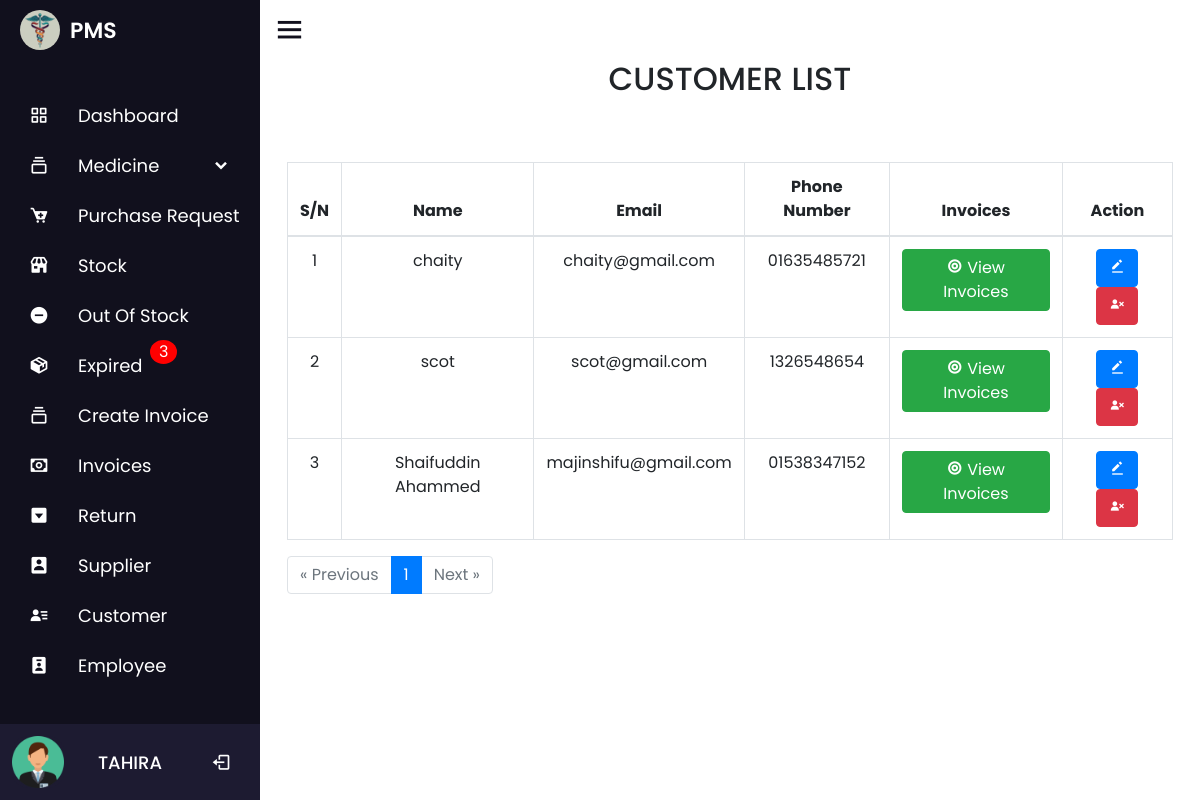
Before: /customer.php (signed in) with the older database file.
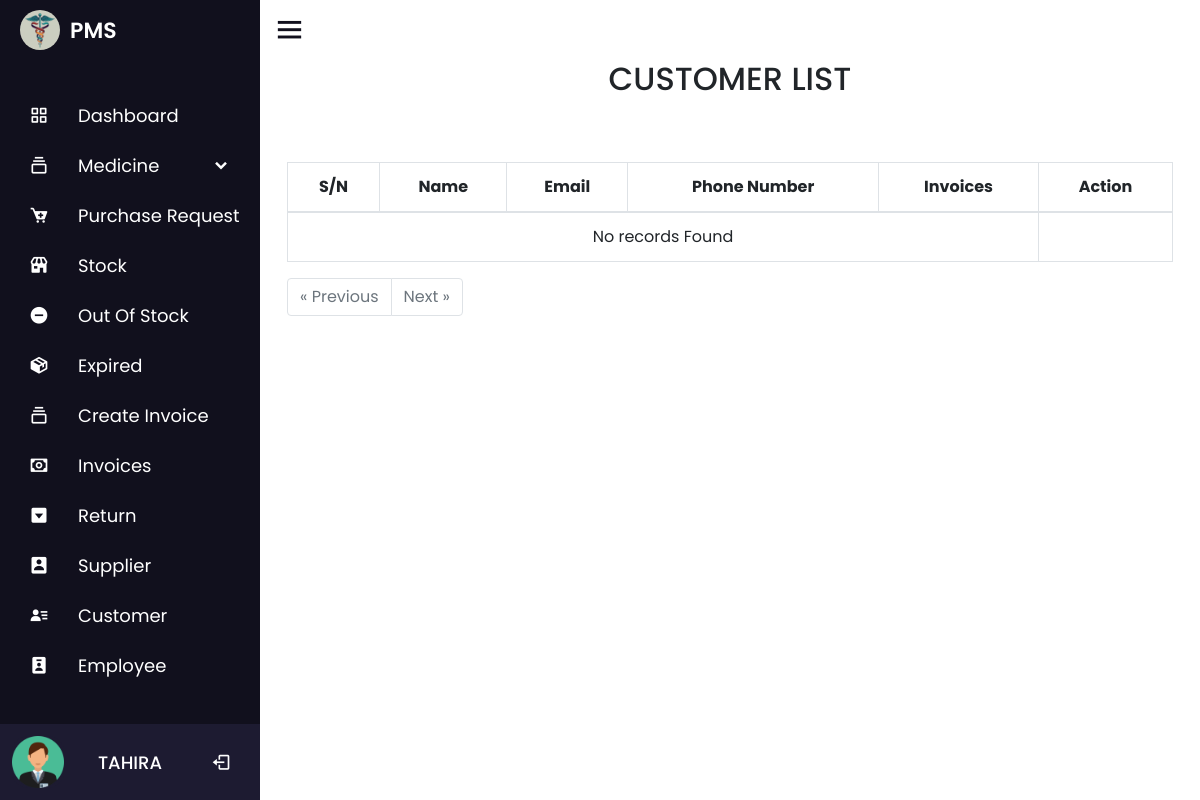
After: the same page with the newer database file.
### tables this page shows
CREATE TABLE `customer` (
  `customer_id` int(11) NOT NULL,
  `customer_name` varchar(100) NOT NULL,
  `customer_email` varchar(100) NOT NULL,
  `customer_number` varchar(100) NOT NULL,
  `date` timestamp NOT NULL DEFAULT current_timestamp()
);

### customer.php (the view, shortened to what the changed rows need)
<?php
include 'nav/nav.php';
$results_per_page = 10;
$offset = 0;
if (isset($_GET['page']) && is_numeric($_GET['page'])) {
    $page = $_GET['page'];
    $offset = ($page - 1) * $results_per_page;
} else {
    $page = 1;
}
$query = "SELECT * FROM customer LIMIT $offset, $results_per_page";
$data = mysqli_query($conn, $query);
$total_results_query = mysqli_query($conn, "SELECT COUNT(*) AS total FROM customer");
$total_results_row = mysqli_fetch_assoc($total_results_query);
$total_results = $total_results_row['total'];
$total_pages = ceil($total_results / $results_per_page);
?>
<div class="container">
    <div class="title">
        <h2 class="text-center text-uppercase p-2">Customer List</h2>
    </div>
    <table id="zctb"class="display table table-bordered table-hover text-center" cellspacing="0" width="100%">
        <thead>
            <tr>
                <th>S/N</th>
                <th>Name</th>
                <th>Email</th>
                <th>Phone Number</th>
                <th>Invoices</th>
                <th>Action</th>
            </tr>
        </thead>
        <tbody>
            <?php
            $c = $offset + 1;
            if ($total_results > 0) {
                while ($result = mysqli_fetch_assoc($data)) {
                    echo '
                    <tr>
                        <td>' . $c . '</td>
                        <td>' . $result['customer_name'] . '</td>
                        <td>' . $result['customer_email'] . '</td>
                        <td>' . $result['customer_number'] . '</td>
                        <td><a href="customer_invoices.php?customer_id=' . $result['customer_id'] . '" class="text-light"><button class="btn btn-success"><i class="bx bxs-bullseye" style="color:#fffefe"  ></i> View Invoices</button></a></td>
                        <td>
                            <a href="customer_update.php?updateid=' . $result['customer_id'] . '" class="text-light"><button class="btn btn-primary"><i class="bx bxs-edit-alt"></i></button></a>
                            <a href="customer.php?deleteid=' . $result['customer_id'] . '" class="text-light"><button class="btn btn-danger"><i class="bx bxs-user-x"></i></button></a>
                        </td>
                    </tr>';
                    $c++;
                }
            } else {
                echo "<tr><td colspan='5'>No records Found</td></tr>";
            }
            ?>
        </tbody>
    </table>
    <?php
    echo '<div class="pagination">';
    echo '<ul class="pagination">';
    for ($i = 1; $i <= $total_pages; $i++) {
        if ($i == $page) {
            echo '<li class="page-item active"><span class="page-link">' . $i . '</span></li>';
        } else {
            echo '<li class="page-item"><a class="page-link" href="?page=' . $i . '">' . $i . '</a></li>';
        }
    }
    echo '</ul>';
    echo '</div>';
    include 'nav/footer.php';
    ?>

### nav/nav.php (shortened to what the changed rows need)
<?php
$db = new dbObj();
$conn =  $db->getConnstring();
$query = mysqli_query($conn, "SELECT * FROM medicine_stock WHERE expiry_date < CURDATE()");
$e = mysqli_num_rows($query);
?>
<!DOCTYPE html>
<html lang="en" dir="ltr">
<head>
  <link rel="stylesheet" href="nav/style.css">
  <link rel="stylesheet" href="css/bootstrap.min.css">
  <link rel="stylesheet" href="https://unicons.iconscout.com/release/v4.0.0/css/line.css">
  <link href='https://unpkg.com/boxicons@2.0.7/css/boxicons.min.css' rel='stylesheet'>
  <link rel="stylesheet" href="https://unicons.iconscout.com/release/v4.0.8/css/line.css">
  <link rel="stylesheet" href="https://cdnjs.cloudflare.com/ajax/libs/font-awesome/4.7.0/css/font-awesome.min.css">
  <link rel="stylesheet" href="//code.jquery.com/ui/1.13.2/themes/base/jquery-ui.css">
</head>
<body>
  <div class="sidebar">
    <?php
        if (isset($_SESSION['admin'])) {
            echo '
            <ul class="nav-links">
            <li>
                <a href="dashboard.php">
                <i class="bx bx-grid-alt"></i>
                <span class="link_name">Dashboard</span>
                </a>
                <ul class="sub-menu blank">
                <li><a class="link_name" href="dashboard.php">Dashboard</a></li>
                </ul>
            </li>
            <li>
                <div class="iocn-link">
                <a href="medicine_details.php">
                    <i class="bx bx-collection"></i>
                    <span class="link_name">Medicine</span>
                </a>
                <i class="bx bxs-chevron-down arrow"></i>
                </div>
                <ul class="sub-menu">
                <li><a class="link_name" href="medicine_details.php">Medicine</a></li>
                <li><a href="catagory.php">Catagory</a></li>
                <li><a href="brand.php">Brand</a></li>
                <li><a href="generic.php">Generic</a></li>
                </ul>
            </li>
            <li>
            <a href="purchase_request.php">
            <i class="bx bxs-cart-add" ></i>
            <span class="link_name">Purchase Request</span>';
        echo '</a>
            <ul class="sub-menu blank">
            <li><a class="link_name" href="purchase_request.php">Purchase Request</a></li>
            </ul>
        </li>
            <li>
            <a href="stock.php">
            <i class="bx bxs-store" ></i>
              <span class="link_name">Stock</span>
            </a>
            <ul class="sub-menu blank">
              <li><a class="link_name" href="stock.php">Stock</a></li>
            </ul>
          </li>
          <li>
            <a href="outofstock.php">
            <i class="bx bxs-minus-circle" ></i>
              <span class="link_name">Out Of Stock</span>';
           echo' </a>
            <ul class="sub-menu blank">
              <li><a class="link_name" href="outofstock.php">Out Of Stock</a></li>
            </ul>
          </li>
          <li>
            <a href="expired.php">
            <i class="bx bxs-package" ></i>
              <span class="link_name">Expired</span>';
                        if ($e != 0) echo '
                            <span style="position: absolute; top: -0.1px;left: 110px;padding: 0.1px 9px;border-radius: 50%;background: red;color: white;margin-left:40px;">
                            ' . $e . '</span>' ;
           echo' </a>
            <ul class="sub-menu blank">
              <li><a class="link_name" href="expired.php">Out Of Stock</a></li>
            </ul>
          </li>
          <li>
            <div class="iocn-link">
              <a href="add_order.php">
                <i class="bx bx-collection"></i>
                <span class="link_name">Create Invoice</span>
              </a>
            </div>
          </li>
          <li>
            <div class="iocn-link">
              <a href="invoices.php">
              <i class="bx bx-money" ></i>
                <span class="link_name">Invoices</span>
              </a>
            </div>
          </li>
          <li>
            <a href="return.php">
            <i class="bx bxs-caret-down-square" ></i>
              <span class="link_name">Return</span>
            </a>
            <ul class="sub-menu blank">
              <li><a class="link_name" href="return.php">Return</a></li>
            </ul>
          </li>
          <li>
          <a href="supplier.php">
          <i class="bx bxs-user-rectangle" ></i>
            <span class="link_name">Supplier</span>
          </a>
          <ul class="sub-menu blank">
            <li><a class="link_name" href="supplier.php">Customer</a></li>
          </ul>
        </li>
          <li>
          <a href="customer.php">
          <i class="bx bxs-user-detail" ></i>
            <span class="link_name">Customer</span>
          </a>
          <ul class="sub-menu blank">
            <li><a class="link_name" href="customer.php">Customer</a></li>
          </ul>
        </li>
        <li>
          <a href="employee.php">
          <i class="bx bxs-user-badge"></i>
            <span class="link_name">Employee</span>
          </a>
          <ul class="sub-menu blank">
            <li><a class="link_name" href="employee.php">Employee</a></li>
          </ul>
        </li>
          <li>
            ';
        }
        ?>
      </li>
    </ul>
  </div>
  <section class="home-section">

Changed rows visible on the page:
removed customer: customer_name "chaity", customer_email "chaity@gmail.com", customer_number "01635485721"
removed customer: customer_name "scot", customer_email "scot@gmail.com", customer_number "1326548654"
removed customer: customer_name "Shaifuddin Ahammed", customer_email "majinshifu@gmail.com", customer_number "01538347152"
Other visible differences:
$e: "3" → (not shown)
text now shown: "No records Found"
list line gone: "1"
